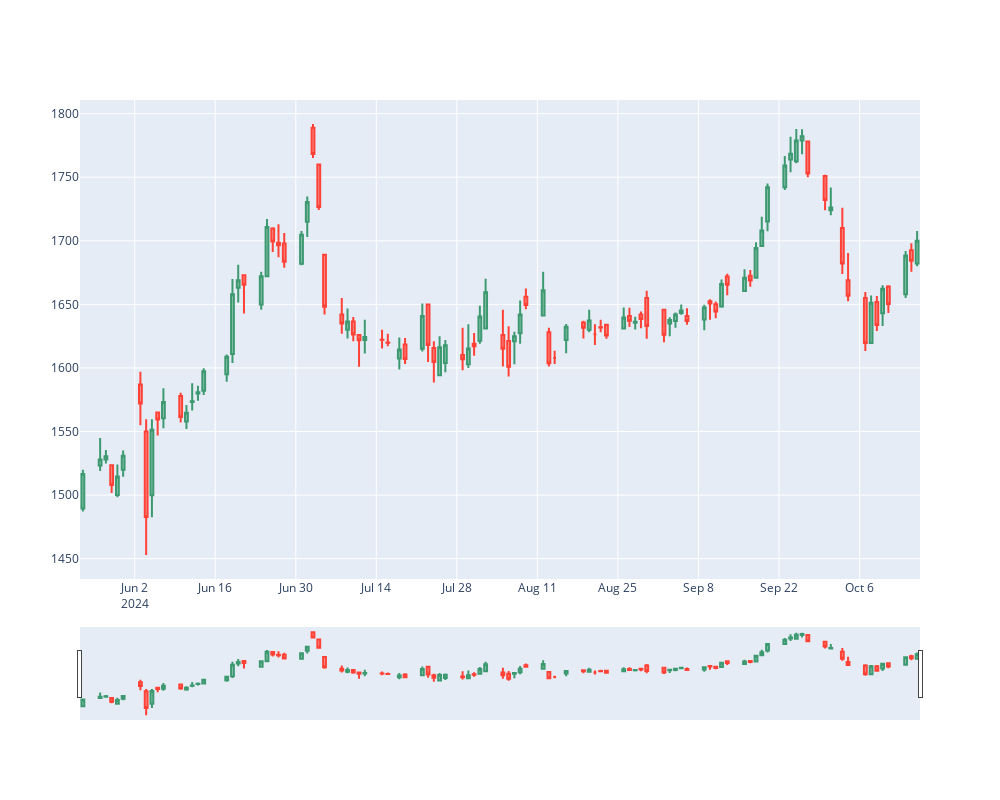

Source (notebook cell):
### Code cell
client.plot_chart(symbol="HDFCBANK.BSE")
